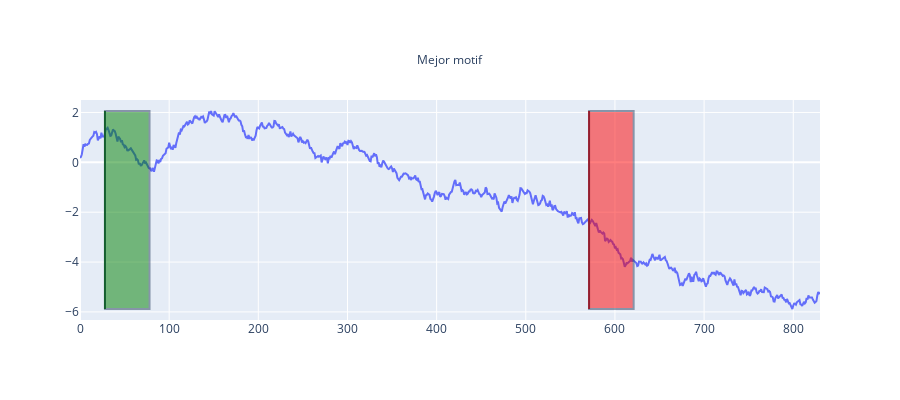

Source (notebook cell):
### Markdown cell above
En la gráfica de abajo se pueden ver las dos subsecuencias de longitud 50 más parecidas dentro de la serie temporal.

### Code cell
graph_best_motif(x, y, best_motifs, m)

### Figure 1 — Plotly figure (JSON) as saved in the notebook; plotly's stock layout.template omitted (floating-point values rounded to 4 significant figures; data arrays with more than 128 entries replaced by an {"elided": "..."} marker saying what was removed)
{"data": [{"mode": "lines", "type": "scatter", "x": {"elided": "831 int values"}, "xaxis": "x", "y": {"elided": "831 float values"}, "yaxis": "y"}], "layout": {"annotations": [{"showarrow": false, "text": "Mejor motif", "x": 0.5, "xref": "paper", "y": 1.23, "yref": "paper"}], "grid": {"columns": 1, "rows": 1}, "height": 400, "shapes": [{"line": {"color": "green"}, "type": "line", "x0": 28, "x1": 28, "xref": "x", "y0": -5.883, "y1": 2.059, "yref": "y"}, {"fillcolor": "green", "opacity": 0.5, "type": "rect", "x0": 28, "x1": 78, "xref": "x", "y0": -5.883, "y1": 2.059, "yref": "y"}, {"line": {"color": "red"}, "type": "line", "x0": 571, "x1": 571, "xref": "x", "y0": -5.883, "y1": 2.059, "yref": "y"}, {"fillcolor": "red", "opacity": 0.5, "type": "rect", "x0": 571, "x1": 621, "xref": "x", "y0": -5.883, "y1": 2.059, "yref": "y"}], "xaxis": {"anchor": "y", "domain": [0, 1]}, "yaxis": {"anchor": "x", "domain": [0, 1]}}}
